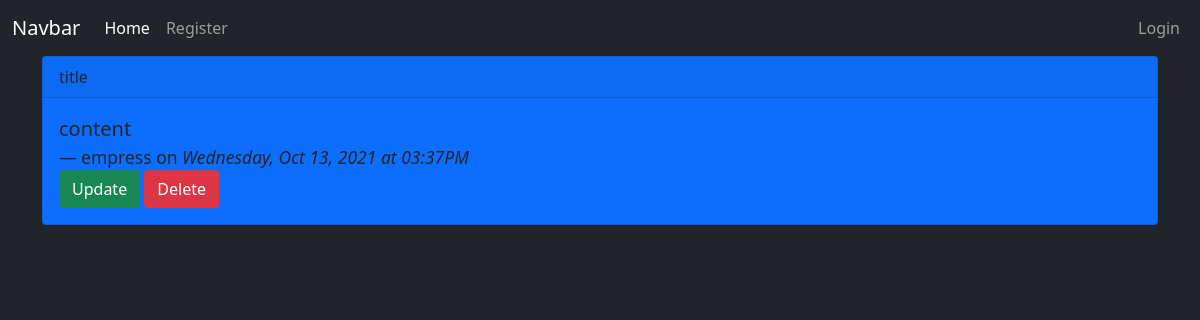
/posts/1, run on the app's committed database.
### app/models.py (models this page shows, shortened)
class Post(db.Model):
  id = db.Column(db.Integer, primary_key=True)
  title = db.Column(db.String(200))
  content = db.Column(db.String(300))
  date_created = db.Column(db.DateTime, nullable=False, default=datetime.utcnow)
  user_id = db.Column(db.Integer, db.ForeignKey('user.id'), nullable=False)

class User(db.Model, UserMixin):
  id = db.Column(db.Integer, primary_key=True)
  username = db.Column(db.String(150), nullable=False, unique=True)
  email = db.Column(db.String(150), nullable=False, unique=True)
  password = db.Column(db.String(256), nullable=False)
  posts = db.relationship('Post', backref='author', lazy=True)

### app/routes.py (the view)
@app.route('/posts/<int:post_id>')
def post_detail(post_id):
    post = Post.query.get_or_404(post_id)
    return render_template('post_detail.html', post=post)

### app/templates/post_detail.html (shortened to what this page needs)
{% extends 'base.html' %}
{% block content %}
<div class="card bg-primary text-dark">
    <div class="card-header">
    {{ post.title }}
    </div>
    <div class="card-body">
        <blockquote class="blockquote mb-0">
            <p>{{ post.content }}</p>
            <footer class="blockquote-footer text-dark">{{ post.author.username }} on <cite title="Source Title">
                {{ post.date_created.strftime('%A, %b %d, %Y at %I:%M%p') }}
            </cite></footer>
        </blockquote>
        <a href="{{ url_for('post_update', post_id=post.id) }}" class="btn btn-success">Update</a>
            <button type="button" class="btn btn-danger" data-bs-toggle="modal" data-bs-target="#deleteModal">
                Delete
            </button>
    </div>
</div>
{% endblock content %}

### data on the page
Post: title "title", content "content", date_created "Wednesday, Oct 13, 2021 at 03:37PM"
User: author.username "empress"
